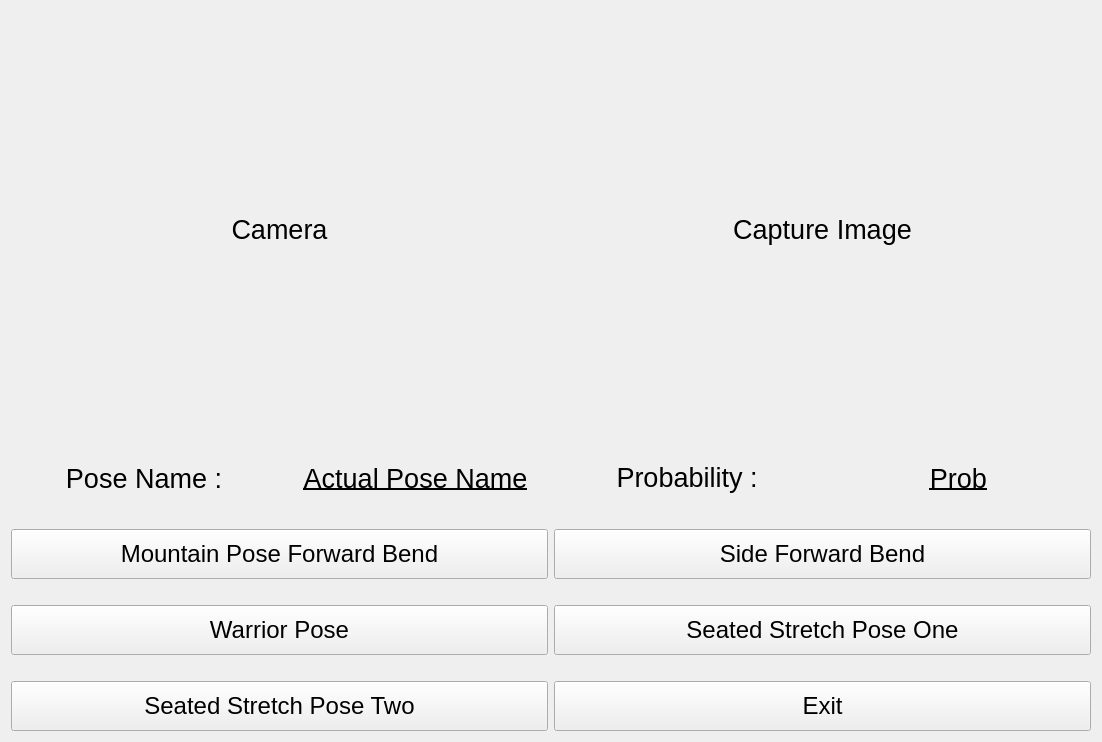
<?xml version="1.0" encoding="UTF-8"?>
<ui version="4.0">
 <class>Form</class>
 <widget class="QWidget" name="Form">
  <property name="geometry">
   <rect>
    <x>0</x>
    <y>0</y>
    <width>1102</width>
    <height>742</height>
   </rect>
  </property>
  <property name="windowTitle">
   <string>OpenPose</string>
  </property>
  <layout class="QGridLayout" name="gridLayout_2">
   <item row="0" column="0">
    <layout class="QGridLayout" name="gridLayout">
     <item row="2" column="2" colspan="2">
      <spacer name="verticalSpacer_6">
       <property name="orientation">
        <enum>Qt::Vertical</enum>
       </property>
       <property name="sizeType">
        <enum>QSizePolicy::Maximum</enum>
       </property>
       <property name="sizeHint" stdset="0">
        <size>
         <width>20</width>
         <height>20</height>
        </size>
       </property>
      </spacer>
     </item>
     <item row="6" column="2" colspan="2">
      <spacer name="verticalSpacer_4">
       <property name="orientation">
        <enum>Qt::Vertical</enum>
       </property>
       <property name="sizeType">
        <enum>QSizePolicy::Maximum</enum>
       </property>
       <property name="sizeHint" stdset="0">
        <size>
         <width>20</width>
         <height>20</height>
        </size>
       </property>
      </spacer>
     </item>
     <item row="7" column="2" colspan="2">
      <widget class="QPushButton" name="btn_Exit">
       <property name="minimumSize">
        <size>
         <width>50</width>
         <height>50</height>
        </size>
       </property>
       <property name="font">
        <font>
         <family>Arial</family>
         <pointsize>18</pointsize>
        </font>
       </property>
       <property name="text">
        <string>Exit</string>
       </property>
      </widget>
     </item>
     <item row="3" column="0" colspan="2">
      <widget class="QPushButton" name="btn_Mountain">
       <property name="minimumSize">
        <size>
         <width>50</width>
         <height>50</height>
        </size>
       </property>
       <property name="font">
        <font>
         <family>Arial</family>
         <pointsize>18</pointsize>
        </font>
       </property>
       <property name="text">
        <string>Mountain Pose Forward Bend</string>
       </property>
      </widget>
     </item>
     <item row="0" column="2" colspan="2">
      <widget class="QLabel" name="cap_img">
       <property name="font">
        <font>
         <family>Arial</family>
         <pointsize>20</pointsize>
        </font>
       </property>
       <property name="text">
        <string>Capture Image</string>
       </property>
       <property name="alignment">
        <set>Qt::AlignCenter</set>
       </property>
      </widget>
     </item>
     <item row="7" column="0" colspan="2">
      <widget class="QPushButton" name="btn_Seat_Stretch_Two">
       <property name="minimumSize">
        <size>
         <width>50</width>
         <height>50</height>
        </size>
       </property>
       <property name="font">
        <font>
         <family>Arial</family>
         <pointsize>18</pointsize>
        </font>
       </property>
       <property name="text">
        <string>Seated Stretch Pose Two</string>
       </property>
      </widget>
     </item>
     <item row="6" column="0" colspan="2">
      <spacer name="verticalSpacer_3">
       <property name="orientation">
        <enum>Qt::Vertical</enum>
       </property>
       <property name="sizeType">
        <enum>QSizePolicy::Maximum</enum>
       </property>
       <property name="sizeHint" stdset="0">
        <size>
         <width>20</width>
         <height>20</height>
        </size>
       </property>
      </spacer>
     </item>
     <item row="3" column="2" colspan="2">
      <widget class="QPushButton" name="btn_Side">
       <property name="minimumSize">
        <size>
         <width>50</width>
         <height>50</height>
        </size>
       </property>
       <property name="font">
        <font>
         <family>Arial</family>
         <pointsize>18</pointsize>
        </font>
       </property>
       <property name="text">
        <string>Side Forward Bend</string>
       </property>
      </widget>
     </item>
     <item row="5" column="0" colspan="2">
      <widget class="QPushButton" name="btn_Warrior">
       <property name="minimumSize">
        <size>
         <width>50</width>
         <height>50</height>
        </size>
       </property>
       <property name="font">
        <font>
         <family>Arial</family>
         <pointsize>18</pointsize>
        </font>
       </property>
       <property name="text">
        <string>Warrior Pose</string>
       </property>
      </widget>
     </item>
     <item row="5" column="2" colspan="2">
      <widget class="QPushButton" name="btn_Seat_Stretch_One">
       <property name="minimumSize">
        <size>
         <width>50</width>
         <height>50</height>
        </size>
       </property>
       <property name="font">
        <font>
         <family>Arial</family>
         <pointsize>18</pointsize>
        </font>
       </property>
       <property name="text">
        <string>Seated Stretch Pose One</string>
       </property>
      </widget>
     </item>
     <item row="2" column="0" colspan="2">
      <spacer name="verticalSpacer_5">
       <property name="orientation">
        <enum>Qt::Vertical</enum>
       </property>
       <property name="sizeType">
        <enum>QSizePolicy::Maximum</enum>
       </property>
       <property name="sizeHint" stdset="0">
        <size>
         <width>20</width>
         <height>20</height>
        </size>
       </property>
      </spacer>
     </item>
     <item row="4" column="0" colspan="2">
      <spacer name="verticalSpacer">
       <property name="orientation">
        <enum>Qt::Vertical</enum>
       </property>
       <property name="sizeType">
        <enum>QSizePolicy::Maximum</enum>
       </property>
       <property name="sizeHint" stdset="0">
        <size>
         <width>20</width>
         <height>20</height>
        </size>
       </property>
      </spacer>
     </item>
     <item row="0" column="0" colspan="2">
      <widget class="QLabel" name="image_label">
       <property name="font">
        <font>
         <family>Arial</family>
         <pointsize>20</pointsize>
        </font>
       </property>
       <property name="text">
        <string>Camera</string>
       </property>
       <property name="alignment">
        <set>Qt::AlignCenter</set>
       </property>
      </widget>
     </item>
     <item row="4" column="2" colspan="2">
      <spacer name="verticalSpacer_2">
       <property name="orientation">
        <enum>Qt::Vertical</enum>
       </property>
       <property name="sizeType">
        <enum>QSizePolicy::Maximum</enum>
       </property>
       <property name="sizeHint" stdset="0">
        <size>
         <width>20</width>
         <height>20</height>
        </size>
       </property>
      </spacer>
     </item>
     <item row="1" column="0">
      <widget class="QLabel" name="idx_poseName">
       <property name="sizePolicy">
        <sizepolicy hsizetype="Preferred" vsizetype="Maximum">
         <horstretch>0</horstretch>
         <verstretch>0</verstretch>
        </sizepolicy>
       </property>
       <property name="minimumSize">
        <size>
         <width>0</width>
         <height>50</height>
        </size>
       </property>
       <property name="font">
        <font>
         <family>Arial</family>
         <pointsize>20</pointsize>
        </font>
       </property>
       <property name="text">
        <string>Pose Name :</string>
       </property>
       <property name="alignment">
        <set>Qt::AlignCenter</set>
       </property>
      </widget>
     </item>
     <item row="1" column="1">
      <widget class="QLabel" name="text_poseName">
       <property name="font">
        <font>
         <family>Arial</family>
         <pointsize>20</pointsize>
         <underline>true</underline>
        </font>
       </property>
       <property name="text">
        <string>Actual Pose Name</string>
       </property>
       <property name="alignment">
        <set>Qt::AlignCenter</set>
       </property>
      </widget>
     </item>
     <item row="1" column="2">
      <widget class="QLabel" name="idx_prob">
       <property name="sizePolicy">
        <sizepolicy hsizetype="Preferred" vsizetype="Maximum">
         <horstretch>0</horstretch>
         <verstretch>0</verstretch>
        </sizepolicy>
       </property>
       <property name="font">
        <font>
         <family>Arial</family>
         <pointsize>20</pointsize>
        </font>
       </property>
       <property name="text">
        <string>Probability :</string>
       </property>
       <property name="alignment">
        <set>Qt::AlignCenter</set>
       </property>
      </widget>
     </item>
     <item row="1" column="3">
      <widget class="QLabel" name="text_poseProb">
       <property name="font">
        <font>
         <family>Arial</family>
         <pointsize>20</pointsize>
         <underline>true</underline>
        </font>
       </property>
       <property name="text">
        <string>Prob</string>
       </property>
       <property name="alignment">
        <set>Qt::AlignCenter</set>
       </property>
      </widget>
     </item>
    </layout>
   </item>
  </layout>
 </widget>
 <resources/>
 <connections>
  <connection>
   <sender>btn_Exit</sender>
   <signal>clicked()</signal>
   <receiver>Form</receiver>
   <slot>close()</slot>
   <hints>
    <hint type="sourcelabel">
     <x>894</x>
     <y>711</y>
    </hint>
    <hint type="destinationlabel">
     <x>1032</x>
     <y>675</y>
    </hint>
   </hints>
  </connection>
 </connections>
</ui>
